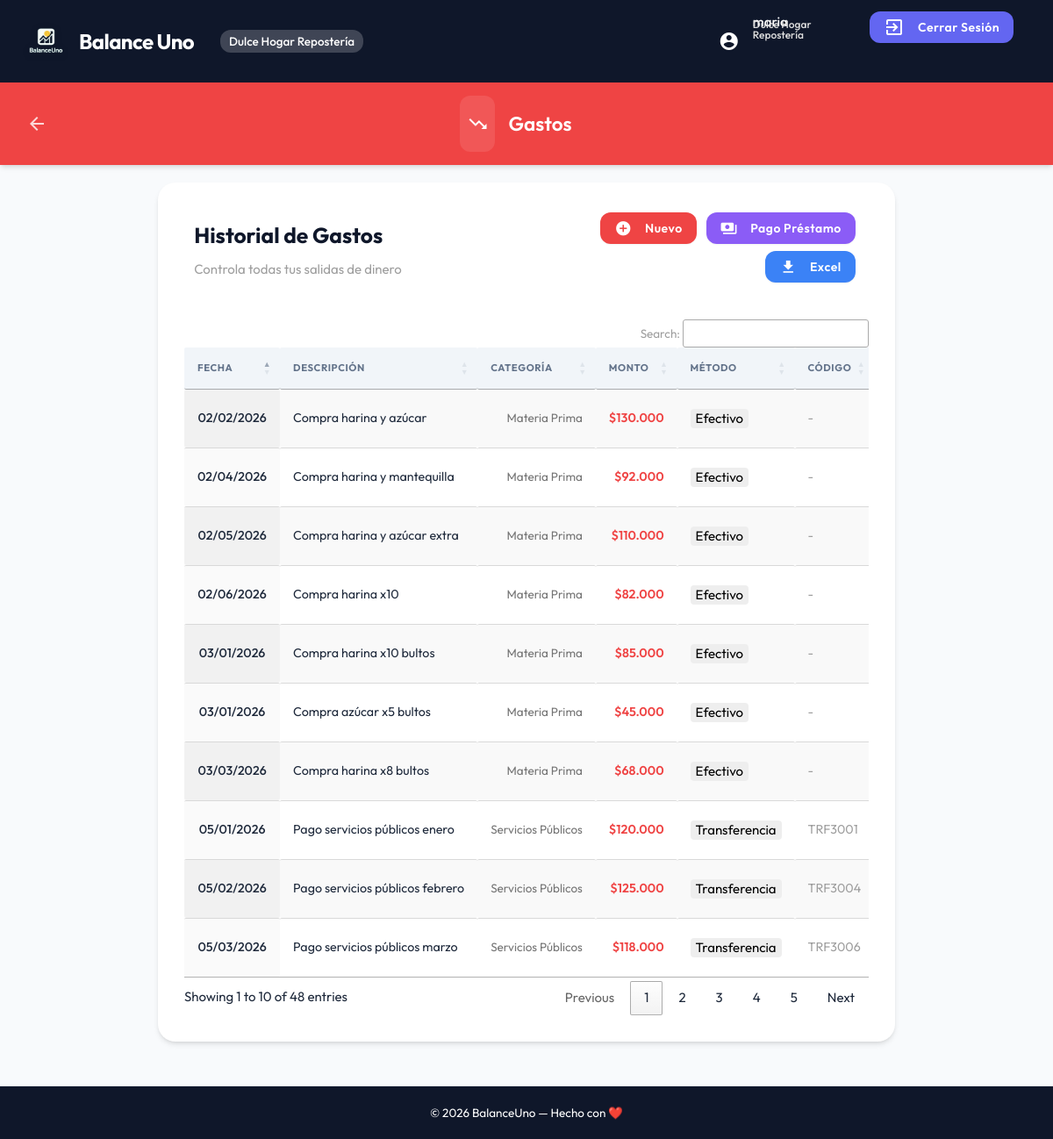
Page /public/index.php?action=expenses (signed in) on the committed database.
### tables this page shows
CREATE TABLE expenses (
  id INT AUTO_INCREMENT PRIMARY KEY,
  company_id INT NOT NULL,
  date DATE NOT NULL,
  description VARCHAR(255) NOT NULL,
  amount DECIMAL(12, 2) NOT NULL,
  payment_method ENUM('Efectivo', 'Nequi', 'Transferencia') NOT NULL,
  code VARCHAR(50) DEFAULT NULL,
  category_id INT DEFAULT NULL,
  payment_status ENUM('Pagado', 'Pendiente') DEFAULT 'Pagado',
  loan_id INT DEFAULT NULL,
  created_at TIMESTAMP DEFAULT CURRENT_TIMESTAMP,
  updated_at TIMESTAMP DEFAULT CURRENT_TIMESTAMP ON UPDATE CURRENT_TIMESTAMP,
  deleted_at TIMESTAMP NULL DEFAULT NULL,
  FOREIGN KEY (company_id) REFERENCES companies(id),
  FOREIGN KEY (category_id) REFERENCES categories(id) ON DELETE SET NULL,
  INDEX idx_company_deleted (company_id, deleted_at)
);

### app/controllers/ExpensesController.php (called while the page is built, shortened)
<?php
class ExpensesController
{
    private $model;
    private $db;
    public function __construct($db)
    {
        $this->db = $db;
        $this->model = new Expense($db);
    }
    public function index()
    {
        $expenses = $this->model->getAll();
        $categoryModel = new Category($this->db);
        $categories = $categoryModel->getByType('gasto');
        $categoriesMap = [];
        foreach ($categories as $cat) {
            $categoriesMap[$cat['id']] = $cat['name'];
        }
        include __DIR__ . '/../../views/expenses.php';
    }
}

### app/Router.php (called while the page is built, shortened)
<?php
class Router
{
    private $db;
    public function __construct()
    {
        $this->db = Database::getConnection();
    }
    public function handleRequest($action)
    {
        $route = $this->routes[$action];
        $methodName = $route['method'];
        $controller = new $controllerName($this->db);
        $args = [];
        try {
            call_user_func_array([$controller, $methodName], $args);
        } catch (\Exception $e) {
            $this->handleError($e->getMessage());
        }
    }
}

### public/index.php (called while the page is built, shortened)
<?php
$router = new Router();
$action = $_GET['action'] ?? 'dashboard';
$router->handleRequest($action);

### app/models/BaseModel.php (called while the page is built, shortened)
<?php
class BaseModel
{
    protected $db;
    protected $table;
    protected ?int $companyId;
    public function __construct($db, $table)
    {
        $this->db = $db;
        $this->table = $table;
        $this->companyId = $_SESSION['company_id'] ?? null;
    }
    protected function getCompanyId(): int
    {
        return $this->companyId;
    }
    public function getAll()
    {
        $stmt = $this->db->prepare(
            "SELECT * FROM {$this->table} WHERE company_id = :company_id AND deleted_at IS NULL ORDER BY date DESC"
        );
        $stmt->execute(['company_id' => $this->getCompanyId()]);
        return $stmt->fetchAll(PDO::FETCH_ASSOC);
    }
}

### app/models/Category.php (called while the page is built, shortened)
<?php
class Category extends BaseModel
{
    public function getByType($type)
    {
        $stmt = $this->db->prepare(
            "SELECT * FROM categories
             WHERE company_id = :company_id
               AND (type = :type OR type = 'ambos')
               AND deleted_at IS NULL
             ORDER BY name ASC"
        );
        $stmt->execute([
            ':company_id' => $this->getCompanyId(),
            ':type' => $type
        ]);
        return $stmt->fetchAll(PDO::FETCH_ASSOC);
    }
}

### views/expenses.php (the view, shortened to what this page needs)
<?php
include __DIR__ . '/partials/header.php';
include __DIR__ . '/partials/navbar.php';
?>
<section id="main" class="container">
    <div class="dashboard-box">
        <div class="row" style="margin-bottom: 30px;">
            <div class="col s12 m6">
                <h5 style="font-weight: 700; color: var(--primary);">Historial de Gastos</h5>
                <p class="grey-text">Controla todas tus salidas de dinero</p>
            </div>
            <div class="col s12 m6 right-align">
                <a href="#modalCreateExpense" class="btn error-color modal-trigger action-btn">
                    <i class="material-icons left">add_circle</i> Nuevo
                </a>
                <a href="#modalCreateLoanPayment" class="btn loans-color modal-trigger action-btn">
                    <i class="material-icons left">payments</i> Pago Préstamo
                </a>
                <a href="?action=exportExpensesXls" class="btn reports-color action-btn">
                    <i class="material-icons left">file_download</i> Excel
                </a>
            </div>
        </div>
        <table id="expensesTable" class="highlight display nowrap" style="width:100%">
            <thead>
                <tr>
                    <th>Fecha</th>
                    <th>Descripción</th>
                    <th>Categoría</th>
                    <th class="right-align">Monto</th>
                    <th>Método</th>
                    <th>Código</th>
                </tr>
            </thead>
            <tbody>
                <?php foreach ($expenses as $expense): ?>
                    <tr>
                        <td style="font-weight: 500;"><?= date('d/m/Y', strtotime($expense['date'])) ?></td>
                        <td><?= htmlspecialchars($expense['description']) ?></td>
                        <td>
                            <span class="grey-text text-darken-1" style="font-size: 0.9rem;">
                                <?= isset($categoriesMap[$expense['category_id']]) ? htmlspecialchars($categoriesMap[$expense['category_id']]) : '-' ?>
                            </span>
                        </td>
                        <td class="right-align error-color-text" style="font-weight: 600;">
                            $<?= number_format($expense['amount'], 0, ",", ".") ?>
                        </td>
                        <td>
                            <span class="badge grey lighten-3 black-text" style="float: none; border-radius: 4px;">
                                <?= htmlspecialchars($expense['payment_method']) ?>
                            </span>
                        </td>
                        <td class="grey-text"><?= $expense['payment_method'] === 'Efectivo' ? '-' : htmlspecialchars($expense['code']) ?></td>
                    </tr>
                <?php endforeach; ?>
            </tbody>
        </table>
    </div>
</section>
<?php
include __DIR__ . '/partials/footer.php';
include __DIR__ . '/partials/scripts.php';
?>

### public/css/custom.css (style rules this page uses)
:root { --primary: #0f172a; --primary-light: #1e293b; --secondary: #6366f1; --accent: #10b981; --error: #ef4444; --warning: #f59e0b; --info: #3b82f6; --loans: #8b5cf6; --bg-app: #f8fafc; --text-main: #1e293b; --text-muted: #64748b; --white: #ffffff; --shadow-sm: 0 1px 2px 0 rgb(0 0 0 / 0.05); --shadow-md: 0 4px 6px -1px rgb(0 0 0 / 0.1), 0 2px 4px -2px rgb(0 0 0 / 0.1); --shadow-lg: 0 10px 15px -3px rgb(0 0 0 / 0.1), 0 4px 6px -4px rgb(0 0 0 / 0.1); --transition: all 0.3s cubic-bezier(0.4, 0, 0.2, 1); }
body { font-family: "Outfit", sans-serif; }
html, body { margin: 0; padding: 0; width: 100%; height: 100%; background-color: var(--bg-app); color: var(--text-main); }
body.container { width: 100%; max-width: none !important; display: flex; flex-direction: column; min-height: 100vh; }
#main { flex: 1; padding: 20px 0; }
.dashboard-box { background: var(--white); border-radius: 20px; padding: 30px; margin-bottom: 30px; box-shadow: var(--shadow-md); }
thead { background: #f1f5f9; }
th { text-transform: uppercase; font-size: 0.75rem; letter-spacing: 0.05em; color: var(--text-muted); padding: 15px !important; }
td { padding: 15px !important; font-size: 0.95rem; }
.btn, .btn-large { border-radius: 12px !important; text-transform: none !important; font-weight: 600 !important; box-shadow: var(--shadow-sm) !important; transition: var(--transition); }
.action-btn { margin: 4px; }
.error-color { background-color: var(--error) !important; }
.reports-color { background-color: var(--info) !important; }
.loans-color { background-color: var(--loans) !important; }
.dashboard-box { overflow-x: hidden; }

### rows in the picture
expenses: date "02/06/2026", description "Compra harina x10", category "Materia Prima", amount "82.000", payment_method "Efectivo"
expenses: date "02/05/2026", description "Compra harina y azúcar extra", category "Materia Prima", amount "110.000", payment_method "Efectivo"
expenses: date "02/04/2026", description "Compra harina y mantequilla", category "Materia Prima", amount "92.000", payment_method "Efectivo"
expenses: date "05/03/2026", description "Pago servicios públicos marzo", category "Servicios Públicos", amount "118.000", payment_method "Transferencia", code "TRF3006"
expenses: date "03/03/2026", description "Compra harina x8 bultos", category "Materia Prima", amount "68.000", payment_method "Efectivo"
expenses: date "05/02/2026", description "Pago servicios públicos febrero", category "Servicios Públicos", amount "125.000", payment_method "Transferencia", code "TRF3004"
expenses: date "02/02/2026", description "Compra harina y azúcar", category "Materia Prima", amount "130.000", payment_method "Efectivo"
expenses: date "05/01/2026", description "Pago servicios públicos enero", category "Servicios Públicos", amount "120.000", payment_method "Transferencia", code "TRF3001"
expenses: date "03/01/2026", description "Compra harina x10 bultos", category "Materia Prima", amount "85.000", payment_method "Efectivo"
expenses: date "03/01/2026", description "Compra azúcar x5 bultos", category "Materia Prima", amount "45.000", payment_method "Efectivo"

### other values in the picture
$_SESSION['company_name'] "Dulce Hogar Repostería"
$_SESSION['username'] "maria"
$pageTitle "Gastos"
